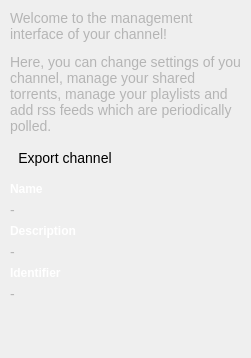
                <widget class="QWidget" name="edit_channel_details_overview_page">
                 <layout class="QVBoxLayout" name="verticalLayout">
                  <property name="leftMargin">
                   <number>10</number>
                  </property>
                  <property name="topMargin">
                   <number>10</number>
                  </property>
                  <property name="rightMargin">
                   <number>10</number>
                  </property>
                  <property name="bottomMargin">
                   <number>10</number>
                  </property>
                  <item>
                   <widget class="QLabel" name="label_7">
                    <property name="styleSheet">
                     <string notr="true">color: #B5B5B5;
font-size: 14px;</string>
                    </property>
                    <property name="text">
                     <string>&lt;html&gt;&lt;head/&gt;&lt;body&gt;&lt;p&gt;Welcome to the management interface of your channel!&lt;/p&gt;&lt;p&gt;Here, you can change settings of you channel, manage your shared torrents, manage your playlists and add rss feeds which are periodically polled.&lt;/p&gt;&lt;/body&gt;&lt;/html&gt;</string>
                    </property>
                    <property name="wordWrap">
                     <bool>true</bool>
                    </property>
                   </widget>
                  </item>
                  <item>
                   <spacer name="verticalSpacer_4">
                    <property name="orientation">
                     <enum>Qt::Vertical</enum>
                    </property>
                    <property name="sizeType">
                     <enum>QSizePolicy::Fixed</enum>
                    </property>
                    <property name="sizeHint" stdset="0">
                     <size>
                      <width>10</width>
                      <height>5</height>
                     </size>
                    </property>
                   </spacer>
                  </item>
                  <item>
                   <widget class="EllipseButton" name="export_channel_button">
                    <property name="sizePolicy">
                     <sizepolicy hsizetype="Fixed" vsizetype="Fixed">
                      <horstretch>0</horstretch>
                      <verstretch>0</verstretch>
                     </sizepolicy>
                    </property>
                    <property name="minimumSize">
                     <size>
                      <width>110</width>
                      <height>26</height>
                     </size>
                    </property>
                    <property name="maximumSize">
                     <size>
                      <width>54</width>
                      <height>26</height>
                     </size>
                    </property>
                    <property name="cursor">
                     <cursorShape>PointingHandCursor</cursorShape>
                    </property>
                    <property name="styleSheet">
                     <string notr="true">border-radius: 13px;
font-size: 14px;</string>
                    </property>
                    <property name="text">
                     <string>Export channel</string>
                    </property>
                   </widget>
                  </item>
                  <item>
                   <spacer name="verticalSpacer_22">
                    <property name="orientation">
                     <enum>Qt::Vertical</enum>
                    </property>
                    <property name="sizeType">
                     <enum>QSizePolicy::Fixed</enum>
                    </property>
                    <property name="sizeHint" stdset="0">
                     <size>
                      <width>0</width>
                      <height>5</height>
                     </size>
                    </property>
                   </spacer>
                  </item>
                  <item>
                   <layout class="QFormLayout" name="formLayout_3">
                    <property name="sizeConstraint">
                     <enum>QLayout::SetMinAndMaxSize</enum>
                    </property>
                    <property name="fieldGrowthPolicy">
                     <enum>QFormLayout::ExpandingFieldsGrow</enum>
                    </property>
                    <property name="rowWrapPolicy">
                     <enum>QFormLayout::WrapAllRows</enum>
                    </property>
                    <property name="labelAlignment">
                     <set>Qt::AlignLeading|Qt::AlignLeft|Qt::AlignVCenter</set>
                    </property>
                    <property name="formAlignment">
                     <set>Qt::AlignLeading|Qt::AlignLeft|Qt::AlignTop</set>
                    </property>
                    <property name="leftMargin">
                     <number>0</number>
                    </property>
                    <property name="topMargin">
                     <number>0</number>
                    </property>
                    <item row="2" column="0">
                     <widget class="QLabel" name="label_8">
                      <property name="styleSheet">
                       <string notr="true">font-weight: bold;
color: white;</string>
                      </property>
                      <property name="text">
                       <string>Identifier</string>
                      </property>
                     </widget>
                    </item>
                    <item row="2" column="1">
                     <widget class="QLabel" name="edit_channel_identifier_label">
                      <property name="styleSheet">
                       <string notr="true">color: #B5B5B5;
font-size: 14px;</string>
                      </property>
                      <property name="text">
                       <string>-</string>
                      </property>
                      <property name="textInteractionFlags">
                       <set>Qt::LinksAccessibleByMouse|Qt::TextSelectableByMouse</set>
                      </property>
                     </widget>
                    </item>
                    <item row="0" column="0">
                     <widget class="QLabel" name="label_9">
                      <property name="styleSheet">
                       <string notr="true">font-weight: bold;
color: white;</string>
                      </property>
                      <property name="text">
                       <string>Name</string>
                      </property>
                     </widget>
                    </item>
                    <item row="0" column="1">
                     <widget class="QLabel" name="edit_channel_overview_name_label">
                      <property name="styleSheet">
                       <string notr="true">color: #B5B5B5;
font-size: 14px;</string>
                      </property>
                      <property name="text">
                       <string>-</string>
                      </property>
                     </widget>
                    </item>
                    <item row="1" column="0">
                     <widget class="QLabel" name="label_25">
                      <property name="styleSheet">
                       <string notr="true">font-weight: bold;
color: white;</string>
                      </property>
                      <property name="text">
                       <string>Description</string>
                      </property>
                     </widget>
                    </item>
                    <item row="1" column="1">
                     <widget class="QLabel" name="edit_channel_description_label">
                      <property name="sizePolicy">
                       <sizepolicy hsizetype="MinimumExpanding" vsizetype="Expanding">
                        <horstretch>0</horstretch>
                        <verstretch>0</verstretch>
                       </sizepolicy>
                      </property>
                      <property name="styleSheet">
                       <string notr="true">color: #B5B5B5;
font-size: 14px;</string>
                      </property>
                      <property name="text">
                       <string>-</string>
                      </property>
                      <property name="wordWrap">
                       <bool>true</bool>
                      </property>
                     </widget>
                    </item>
                   </layout>
                  </item>
                  <item>
                   <widget class="QWidget" name="export_mdblob_widget" native="true">
                    <layout class="QHBoxLayout" name="horizontalLayout_22">
                     <property name="spacing">
                      <number>0</number>
                     </property>
                     <property name="leftMargin">
                      <number>0</number>
                     </property>
                     <property name="topMargin">
                      <number>0</number>
                     </property>
                     <property name="rightMargin">
                      <number>0</number>
                     </property>
                     <property name="bottomMargin">
                      <number>0</number>
                     </property>
                    </layout>
                   </widget>
                  </item>
                  <item>
                   <spacer name="verticalSpacer_2">
                    <property name="orientation">
                     <enum>Qt::Vertical</enum>
                    </property>
                    <property name="sizeHint" stdset="0">
                     <size>
                      <width>20</width>
                      <height>40</height>
                     </size>
                    </property>
                   </spacer>
                  </item>
                 </layout>
                </widget>
